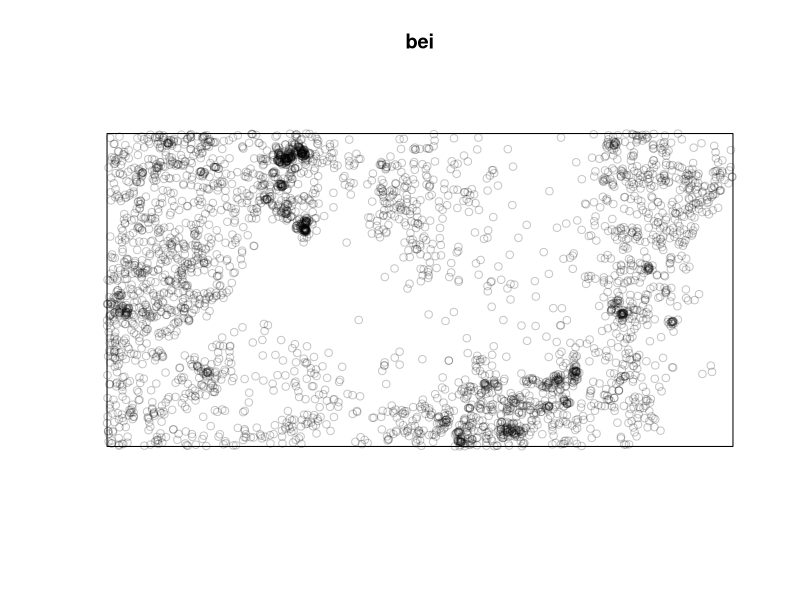
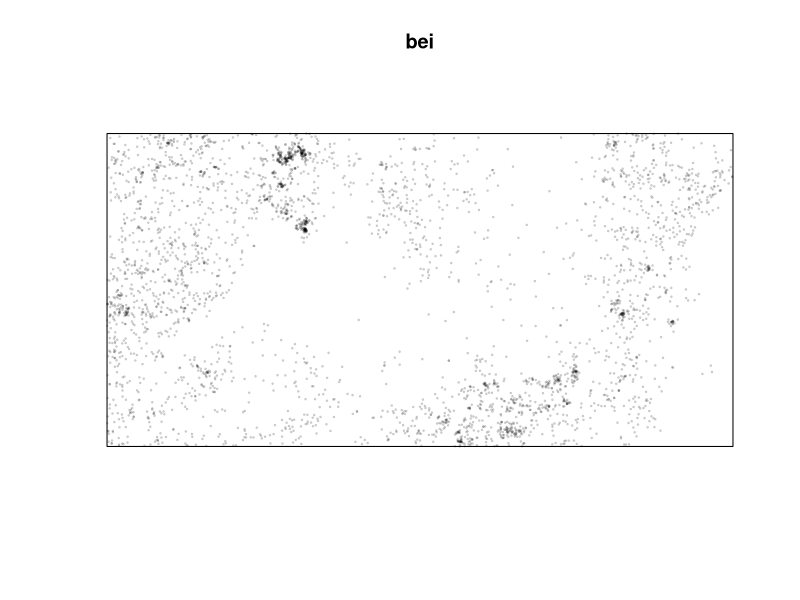
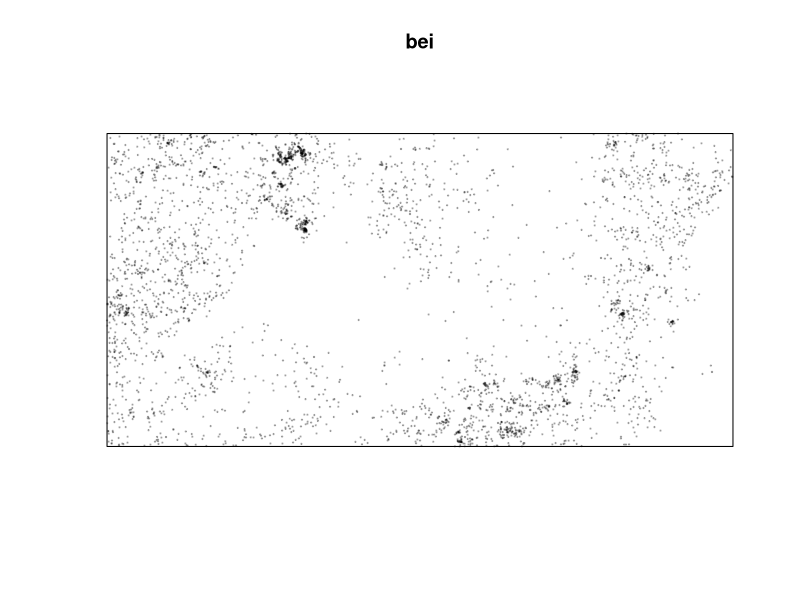
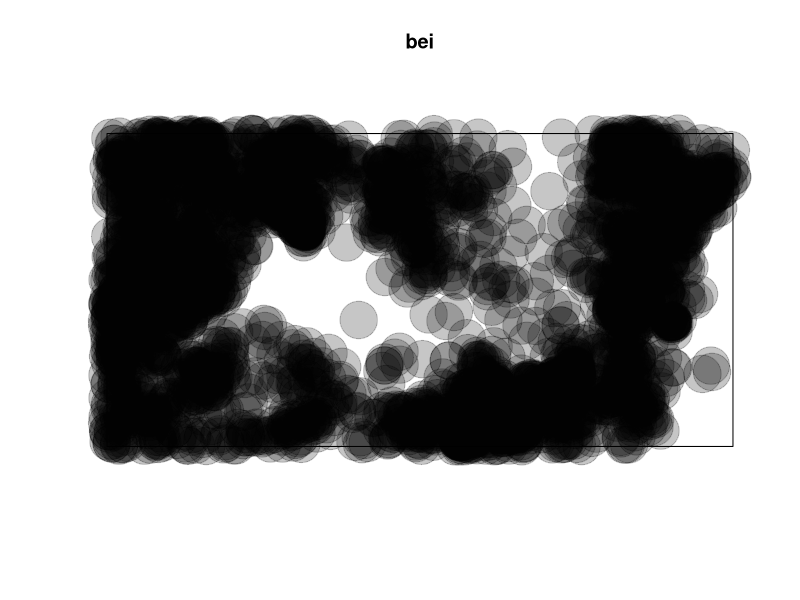
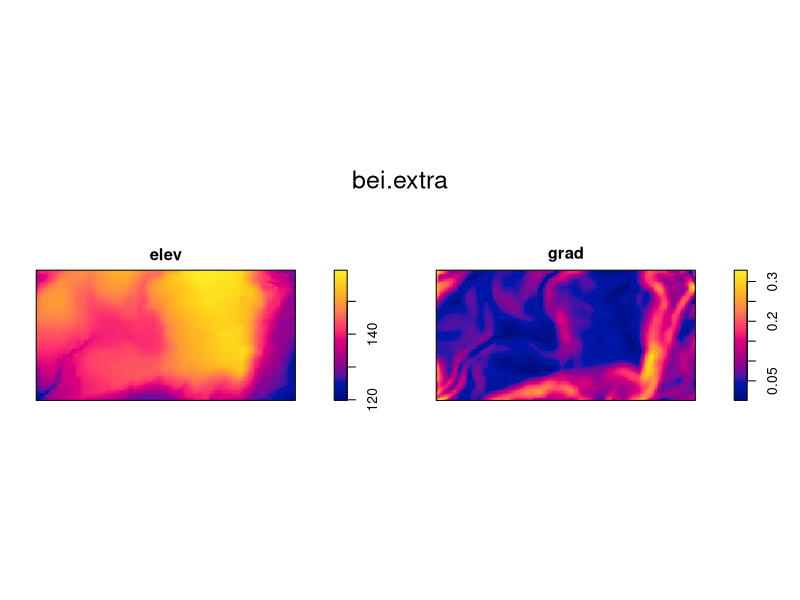
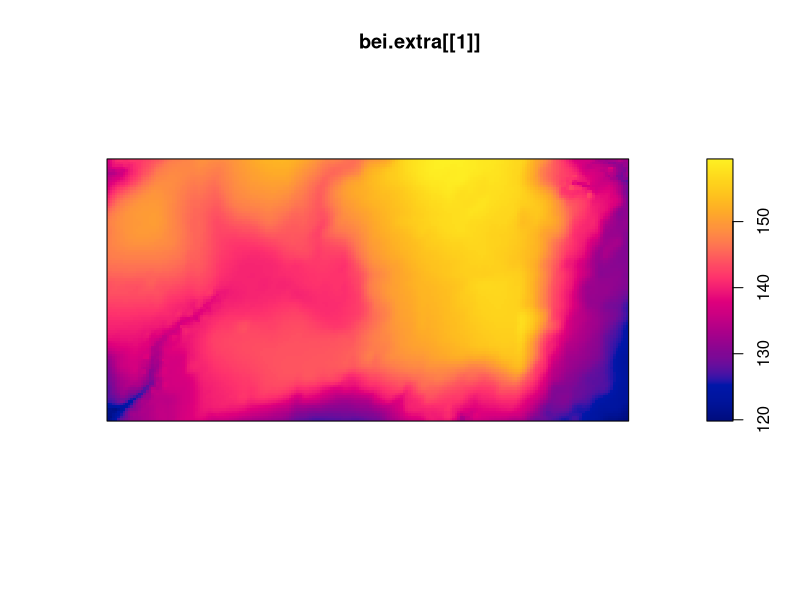
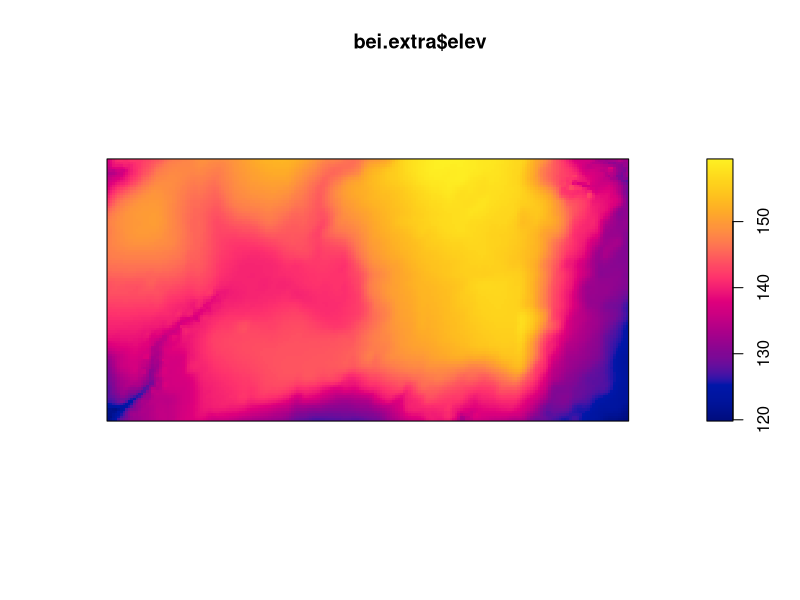
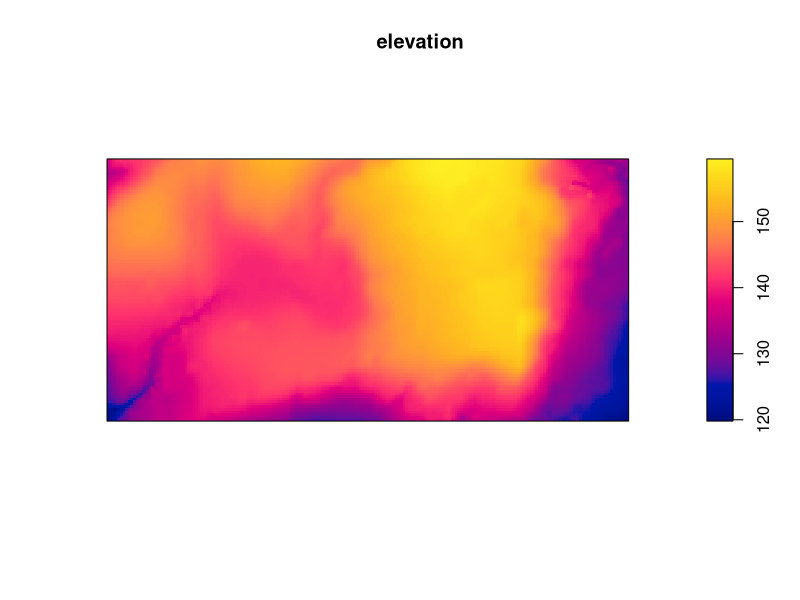

The R source for these figures, in order:
##Code related to population ecology

#A package is needed for point pattern analysis
install.packages("spatstat") #putting external data inside R
library(spatstat) #to use the package you need the function library
install.packages("terra")
library(terra)

#Let's use the bei dataset, related to trees in the tropical forest
#Data description
#https://CRAN.R-project.org/package=spatstat

bei 

plot (bei) #plotting the data
plot(bei, cex =.2) #changing dimension - cex
plot(bei, cex=.2, pch=19) #changing the symbol
plot(bei, pch=19, cex=5)

bei.extra #addictional dataset
plot(bei.extra) #there are 2 variables inside, elevation and gradient
plot(bei.extra[[1]]) #I just want the first plot of bei.extra

#Using only part of the dataset - elev
plot(bei.extra$elev)
elevation <- bei.extra$elev
plot(elevation)

#Other method to select elements
elev <- bei.extra[[1]] 
plot(elev)

density_map <- density(bei) #passing from points to a continuous surface
density_map #tells you in console that it uses pixels instead of points
points(bei, cex=.2) #adding points to the continuous surface


##MULTIFRAME (mf) - put more than one plot together
par(mfrow=c(1,2)) #stating that mf has 1 row and 2 columns
plot(elev)
plot(density_map) 
#after doing par, you decide which plots you want to put in it
par(mfrow=c(2,1)) #my new mf has 2 rows and 1 column
plot(elev)
plot(density_map)
#doing so you can see that at higher elevations you have less trees

#Exercise
par(mfrow=c(1,3))
plot(elev)
plot(density_map)
plot(bei)
#created a new mf with 3 variables 

#To change the colors of the graph
c1 <- colorRampPalette(c("black", "red", "orange","yellow"))(100)
#the 100 are the number of color's shades that will appear in the graph  
plot(bei.extra[[1]], col=c1) #Changed the colors of the graph
plot(density_map, col=c1) #same thing with the other graph

#Exercise
cl2 <- colorRampPalette(c("cyan3", "bisque", "blueviolet", "coral3"))(100)
plot(density_map, col=cl2) 
